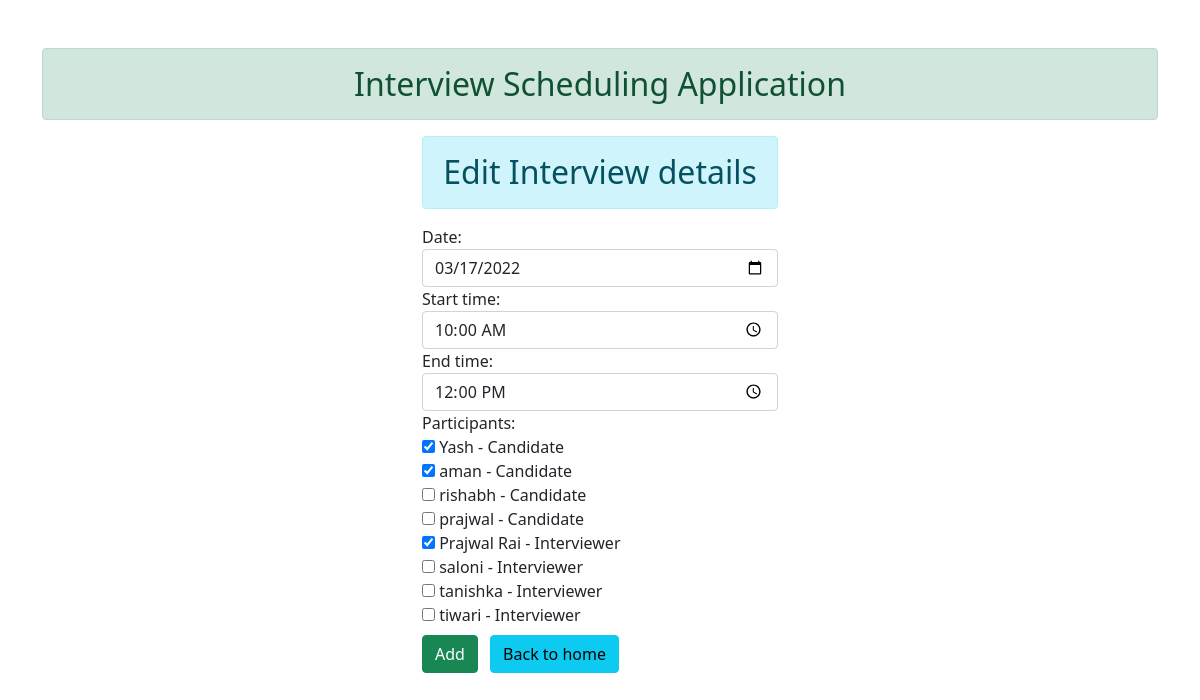
Page /edit/41/ on the earlier database version.
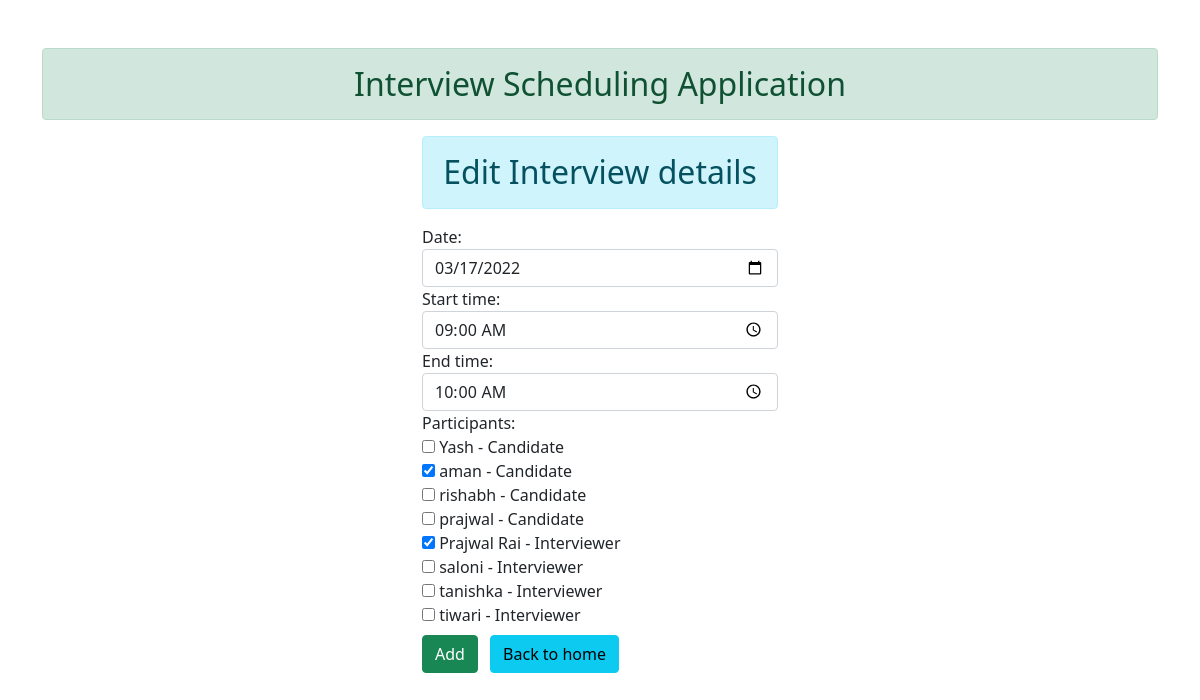
Same page on the later database version.
### main_page/models.py (models this page shows, shortened)
class Interview(models.Model):
    date = models.DateField()
    start_time = models.TimeField()
    end_time = models.TimeField()
    participants = models.ManyToManyField(Participant)

### main_page/views.py (the view)
# urls.py: path('edit/<int:id>/', views.edit_interview, name="edit_data"),
def edit_interview(req, id):
    if(req.method == 'POST'):
        pi = Interview.objects.get(pk=id)
        fm = InterviewScheduling(req.POST, instance=pi)
        if fm.is_valid():
            pp = fm.cleaned_data['participants']
            stime = fm.cleaned_data['start_time']
            etime = fm.cleaned_data['end_time']
            mdate = fm.cleaned_data['date']
            if(pp.count() > 1):
                candidate = False
                interviewer = False
                time = True
                for p in pp:
                    if p.position == "Candidate":
                        candidate = True
                    if p.position == 'Interviewer':
                        interviewer = True
                    if candidate and interviewer:
                        break
                if(candidate and interviewer):
                    for p in pp:
                        schedule = Interview.objects.filter(
                            participants__in=[p])
                        for slot in schedule:
                            farg = {
                                "starting_time": slot.start_time,
                                "ending_time": slot.end_time
                            }
                            sarg = {
                                "starting_time": stime,
                                "ending_time": etime
                            }
                            if (slot.date == mdate or slot.date+timedelta(days=1) == mdate) and overlap(farg, sarg):
                                time = False
                                msg = "{} has an interview from {} to {}"
                                participant_list = type(slot)
                                print(participant_list)
                                messages.warning(req, msg.format(
                                    p.name, slot.start_time, slot.end_time))
                if time and candidate and interviewer:
                    fm.save()
                    fm = InterviewScheduling()
                elif candidate == False or interviewer == False:
                    messages.warning(
                        req, 'At least 1 Interviewer and 1 Candidate is required')
            else:
                messages.warning(req, 'Number of participants is less than 2')
    else:
        pi = Interview.objects.get(pk=id)
        fm = InterviewScheduling(instance=pi)
    return render(req, "./edit_interview.html", {'form': fm})

### main_page/forms.py
class InterviewScheduling(forms.ModelForm):
    class Meta:
        model = Interview
        fields = ['date', 'start_time', 'end_time', 'participants']
        widgets = {
            'date': forms.DateInput(attrs={'class':'form-control', 'type':'date'}),
            'start_time': forms.TimeInput(attrs={'class':'form-control', 'type':'time'}),
            'end_time': forms.TimeInput(attrs={'class':'form-control', 'type':'time'}),
            'participants': forms.CheckboxSelectMultiple(attrs={'class':'form-control'}),
        }
    participants = forms.ModelMultipleChoiceField(
        queryset=Participant.objects.all(),
        widget=forms.CheckboxSelectMultiple
    )

### main_page/models.py (called while the page is built)
    def __str__(self):
        return self.name + " - " + self.position

### main_page/templates/edit_interview.html (shortened to what this page needs)
{% extends 'base.html' %}
{% load static %}
{% block content %}
<div class="row">
    <div class="col-sm-4 offset-4">
        <h2 class="text-center alert alert-info">Edit Interview details</h2>
        <form action="" method="POST">
            {% for fm in form %}
            <div class="form-group">
                {{fm.label_tag}} {{fm}} <small class="text-danger">{{fm.errors|striptags}}</small>
            </div>
            {% endfor %}
            <input type="submit" class="btn btn-success my-2" value="Add">
            <a href={% url 'home' %} class="btn btn-info my-2 mx-2">Back to home</a>
        </form>
    </div>
</div>
{% endblock content %}

Differences in the rows shown:
changed Interview: start_time "10:00:00" → "09:00:00"; end_time "12:00:00" → "10:00:00"
Other differences:
form field participants: "☑ ☑ ☐ ☐ ☑ ☐ ☐ ☐" → "☐ ☑ ☐ ☐ ☑ ☐ ☐ ☐"
